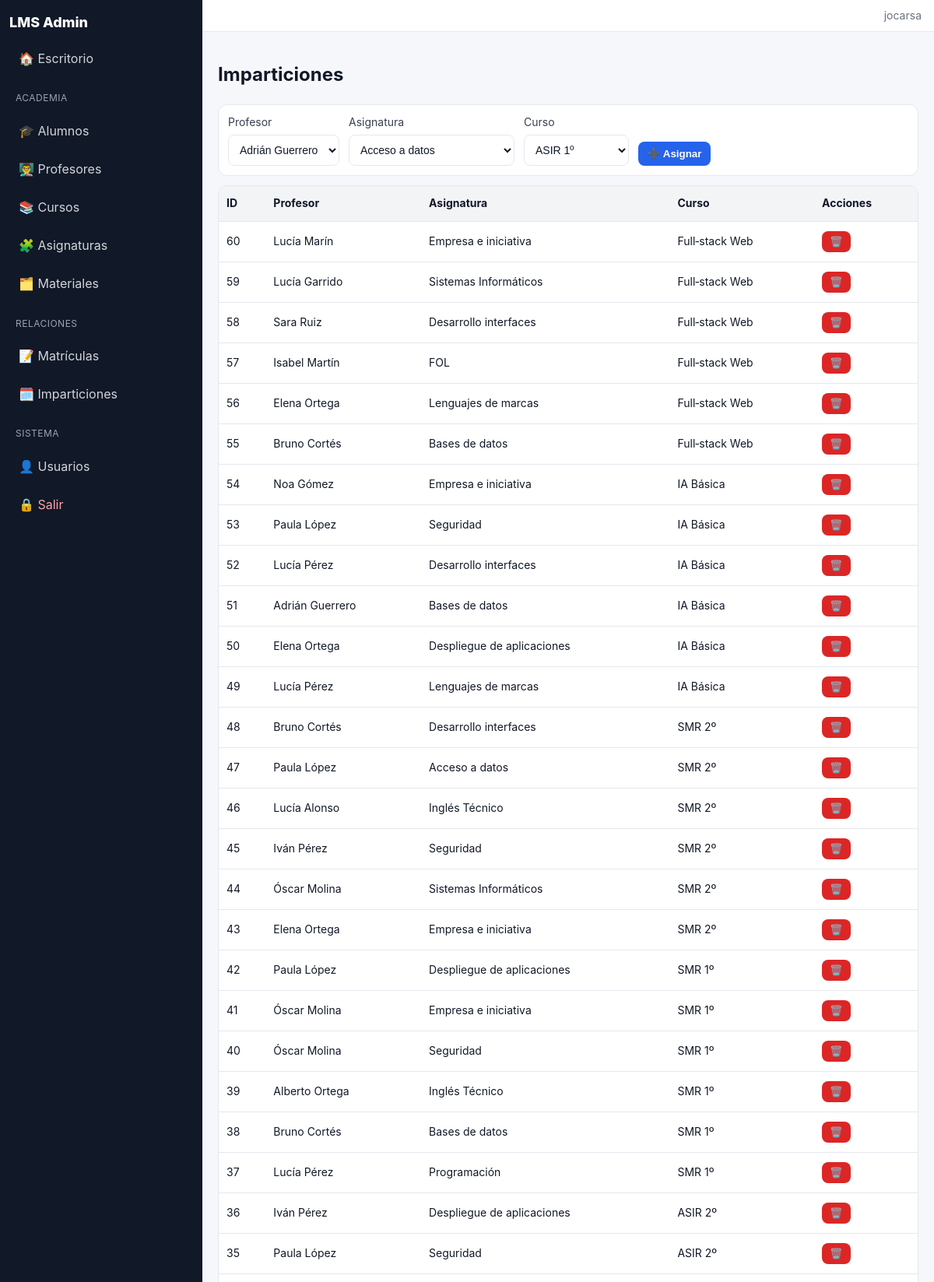
The app's page /admin/imparticiones (signed in, upper part) with its own data.
### tables this page shows
CREATE TABLE imparticiones(
        id INTEGER PRIMARY KEY AUTOINCREMENT,
        profesor_id INTEGER NOT NULL,
        asignatura_id INTEGER NOT NULL,
        curso_id INTEGER NOT NULL,
        UNIQUE(profesor_id, asignatura_id, curso_id),
        FOREIGN KEY(profesor_id) REFERENCES profesores(id) ON DELETE CASCADE,
        FOREIGN KEY(asignatura_id) REFERENCES asignaturas(id) ON DELETE CASCADE,
        FOREIGN KEY(curso_id) REFERENCES cursos(id) ON DELETE CASCADE
    );

CREATE TABLE asignaturas(
        id INTEGER PRIMARY KEY AUTOINCREMENT,
        nombre TEXT NOT NULL,
        descripcion TEXT
    );

CREATE TABLE cursos(
        id INTEGER PRIMARY KEY AUTOINCREMENT,
        nombre TEXT NOT NULL,
        descripcion TEXT
    );

### app.py (the view, shortened to what this page needs)
@app.route("/admin/imparticiones", methods=["GET","POST"])
@login_required
def imparticiones():
    db = get_db()
    data = db.execute(
        """SELECT i.id,
                      p.nombre||' '||p.apellidos AS profesor,
                      a.nombre AS asignatura,
                      c.nombre AS curso
               FROM imparticiones i
               JOIN profesores p ON p.id = i.profesor_id
               JOIN asignaturas a ON a.id = i.asignatura_id
               JOIN cursos c ON c.id = i.curso_id
               ORDER BY i.id DESC""").fetchall()
    profesores = db.execute("SELECT id, nombre||' '||apellidos AS n FROM profesores ORDER BY n").fetchall()
    asignaturas = db.execute("SELECT id, nombre FROM asignaturas ORDER BY nombre").fetchall()
    cursos = db.execute("SELECT id, nombre FROM cursos ORDER BY nombre").fetchall()
    return render_template("imparticiones.html", data=data, profesores=profesores, asignaturas=asignaturas, cursos=cursos)

### app.py (called while the page is built)
def get_db():
    if "db" not in g:
        conn = sqlite3.connect(DB_PATH)
        conn.row_factory = sqlite3.Row
        g.db = conn
    return g.db

def login_required(view):
    from functools import wraps
    @wraps(view)
    def wrapped(*args, **kwargs):
        if "user_id" not in session:
            return redirect(url_for("login"))
        return view(*args, **kwargs)
    return wrapped

@app.before_request
def _ensure_schema():
    ensure_student_front_schema()

### templates/imparticiones.html
{% extends "base.html" %}
{% block content %}
<h2>Imparticiones</h2>
<form method="post" class="inline-form">
  <label>Profesor
    <select name="profesor_id">
      {% for p in profesores %}<option value="{{ p.id }}">{{ p.n }}</option>{% endfor %}
    </select>
  </label>
  <label>Asignatura
    <select name="asignatura_id">
      {% for a in asignaturas %}<option value="{{ a.id }}">{{ a.nombre }}</option>{% endfor %}
    </select>
  </label>
  <label>Curso
    <select name="curso_id">
      {% for c in cursos %}<option value="{{ c.id }}">{{ c.nombre }}</option>{% endfor %}
    </select>
  </label>
  <button class="btn">➕ Asignar</button>
</form>
<table>
  <thead><tr><th>ID</th><th>Profesor</th><th>Asignatura</th><th>Curso</th><th>Acciones</th></tr></thead>
  <tbody>
    {% for it in data %}
    <tr>
      <td>{{ it.id }}</td>
      <td>{{ it.profesor }}</td>
      <td>{{ it.asignatura }}</td>
      <td>{{ it.curso }}</td>
      <td class="actions">
        <form method="post" action="{{ url_for('imparticiones_eliminar', item_id=it.id) }}" onsubmit="return confirm('Eliminar?')">
          <button class="danger">🗑️</button>
        </form>
      </td>
    </tr>
    {% endfor %}
  </tbody>
</table>
{% endblock %}

### static/style.css (style rules this page uses)
:root { --bg:#f6f7fb; --surface:#ffffff; --border:#e6e8ee; --muted:#6b7280; --text:#111827; --primary:#2563eb; --primary-ink:#ffffff; --danger:#dc2626; --ok:#059669; --sidebar-bg:#111827; --sidebar-ink:#d1d5db; --sidebar-active:#1f2937; }
* { box-sizing:border-box; }
html,body { height:100%; }
body { margin:0; font-family:Inter, ui-sans-serif, system-ui, -apple-system, Segoe UI, Roboto, Ubuntu; background:var(--bg); color:var(--text); line-height:1.45; }
.btn { display:inline-block; padding:8px 12px; background:var(--primary); color:var(--primary-ink); border:none; border-radius:8px; font-weight:600; cursor:pointer; }
.danger { background:var(--danger); color:#fff; border:none; padding:6px 10px; border-radius:8px; cursor:pointer; }
table { width:100%; border-collapse:separate; border-spacing:0; margin-top:12px; background:var(--surface); border:1px solid var(--border); border-radius:10px; overflow:hidden; }
thead { background:#f3f4f6; }
th, td { padding:12px 10px; border-bottom:1px solid var(--border); text-align:left; font-size:14px; }
.actions { display:flex; gap:8px; align-items:center; }
.inline-form { display:flex; gap:12px; align-items:flex-end; flex-wrap:wrap; background:var(--surface); border:1px solid var(--border); padding:12px; border-radius:12px; }
label { display:grid; gap:6px; font-size:14px; color:#374151; }
input, select, textarea { background:#fff; border:1px solid var(--border); color:var(--text); padding:10px; border-radius:8px; font-size:14px; }

### records on screen
imparticiones: id "60", profesor "Lucía Marín", asignatura "Empresa e iniciativa", curso "Full‑stack Web"
imparticiones: id "59", profesor "Lucía Garrido", asignatura "Sistemas Informáticos", curso "Full‑stack Web"
imparticiones: id "58", profesor "Sara Ruiz", asignatura "Desarrollo interfaces", curso "Full‑stack Web"
imparticiones: id "57", profesor "Isabel Martín", asignatura "FOL", curso "Full‑stack Web"
imparticiones: id "56", profesor "Elena Ortega", asignatura "Lenguajes de marcas", curso "Full‑stack Web"
imparticiones: id "55", profesor "Bruno Cortés", asignatura "Bases de datos", curso "Full‑stack Web"
imparticiones: id "54", profesor "Noa Gómez", asignatura "Empresa e iniciativa", curso "IA Básica"
imparticiones: id "53", profesor "Paula López", asignatura "Seguridad", curso "IA Básica"
imparticiones: id "52", profesor "Lucía Pérez", asignatura "Desarrollo interfaces", curso "IA Básica"
imparticiones: id "51", profesor "Adrián Guerrero", asignatura "Bases de datos", curso "IA Básica"
imparticiones: id "50", profesor "Elena Ortega", asignatura "Despliegue de aplicaciones", curso "IA Básica"
imparticiones: id "49", profesor "Lucía Pérez", asignatura "Lenguajes de marcas", curso "IA Básica"
imparticiones: id "48", profesor "Bruno Cortés", asignatura "Desarrollo interfaces", curso "SMR 2º"
imparticiones: id "47", profesor "Paula López", asignatura "Acceso a datos", curso "SMR 2º"
imparticiones: id "46", profesor "Lucía Alonso", asignatura "Inglés Técnico", curso "SMR 2º"
imparticiones: id "45", profesor "Iván Pérez", asignatura "Seguridad", curso "SMR 2º"
imparticiones: id "44", profesor "Óscar Molina", asignatura "Sistemas Informáticos", curso "SMR 2º"
imparticiones: id "43", profesor "Elena Ortega", asignatura "Empresa e iniciativa", curso "SMR 2º"
imparticiones: id "42", profesor "Paula López", asignatura "Despliegue de aplicaciones", curso "SMR 1º"
imparticiones: id "41", profesor "Óscar Molina", asignatura "Empresa e iniciativa", curso "SMR 1º"
imparticiones: id "40", profesor "Óscar Molina", asignatura "Seguridad", curso "SMR 1º"
imparticiones: id "39", profesor "Alberto Ortega", asignatura "Inglés Técnico", curso "SMR 1º"
imparticiones: id "38", profesor "Bruno Cortés", asignatura "Bases de datos", curso "SMR 1º"
imparticiones: id "37", profesor "Lucía Pérez", asignatura "Programación", curso "SMR 1º"
imparticiones: id "36", profesor "Iván Pérez", asignatura "Despliegue de aplicaciones", curso "ASIR 2º"
imparticiones: id "35", profesor "Paula López", asignatura "Seguridad", curso "ASIR 2º"

### other values on screen
{{ session.get('username','') }} "jocarsa"
form field profesor_id "Adrián Guerrero"
form field asignatura_id "Acceso a datos"
form field curso_id "ASIR 1º"
